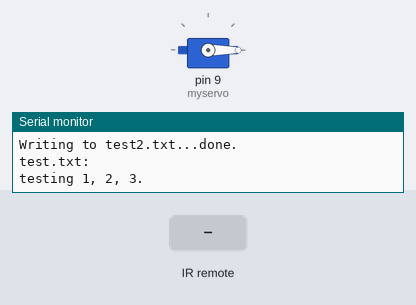
The sketch below on a simulated Arduino Uno, built with avr-gcc and run on an emulated ATmega328P. Parts: servo, the last lines printed to the serial monitor. The inputs (shaded band) are chosen by the test bench. The local clock reads 2024-03-15 10:24:30 at power-on unless the sketch sets it; storage starts empty.

Above: at 1.2 s.
1.3 s: infrared code 0x2ADE08A3 received
At 2.08 s:
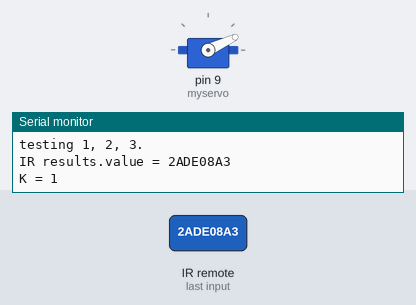
At 2.68 s:
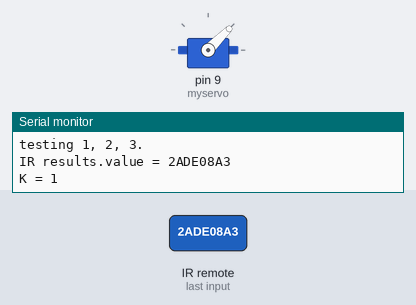
4.3 s: infrared code 0x20DF48B7 received
At 4.49 s:
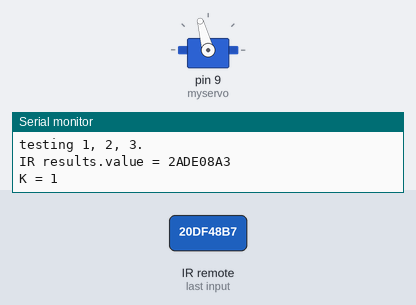
7.3 s: infrared code 0x20DF8877 received
10.3 s: infrared code 0x7F613A3B received
Timing chart, 0 to 14.3 s (numbered marks = the images above; inputs shaded):
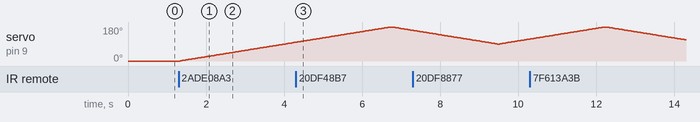

The sketch:

rout.ino
```cpp
#include "IRremote.h"
#include <Servo.h>
#include <SD.h>


File myFile;

//вход ик приёмника к А0
const int IR_PIN = A0;
// Переменная 'k' для хранения команды с пульта
int k = 0;

//создаём объект ик приёмника
IRrecv irrecv(IR_PIN);

Servo myservo;  // create servo object to control a servo
                // twelve servo objects can be created on most boards
// Переменная 'pos' для хранения текущей позиции сервы
int pos = 0;    // variable to store the servo position


////////////////////////////////////////////////////////////////////////////
#include <DS1302.h>
//   http://datasheets.maximintegrated.com/en/ds/DS1302.pdf
const int kCePin   = 5;  // Chip Enable
const int kIoPin   = 6;  // Input/Output
const int kSclkPin = 7;  // Serial Clock

// Create a DS1302 object.
DS1302 rtc(kCePin, kIoPin, kSclkPin);

String dayAsString(const Time::Day day) {
  switch (day) {
    case Time::kSunday: return "Sunday";
    case Time::kMonday: return "Monday";
    case Time::kTuesday: return "Tuesday";
    case Time::kWednesday: return "Wednesday";
    case Time::kThursday: return "Thursday";
    case Time::kFriday: return "Friday";
    case Time::kSaturday: return "Saturday";
  }
  return "(unknown day)";
}
Time t_old = rtc.time();
////////////////////////////////////////////////////////////////////////////

// Миллисекунды
unsigned long mtime = 0;
unsigned period = 55000;


void setup (){
  Serial.begin(115200);
  Serial.println("ready");
  //начинаем прослушивание ик сигналов
  irrecv.enableIRIn();
  myservo.attach(9);  // attaches the servo on pin 9 to the servo object
  myservo.write(pos);
  ///////////////////////////////////////////////////
  rtc.writeProtect(false);
  rtc.halt(false);

  // Make a new time object to set the date and time.
  // Sunday, September 22, 2013 at 01:38:50.

  // Set the time and date on the chip.
  //Time t(2015, 1, 16, 14, 01, 00, Time::kThursday);
  //rtc.time(t);
  ///////////////////////////////////////////////////


  Serial.print("Initializing SD card...");
  // On the Ethernet Shield, CS is pin 4. It's set as an output by default.
  // Note that even if it's not used as the CS pin, the hardware SS pin
  // (10 on most Arduino boards, 53 on the Mega) must be left as an output
  // or the SD library functions will not work.
  // pinMode(10, OUTPUT);

  if (!SD.begin(4)) {
    Serial.println("initialization failed!");
    return;
  }
  Serial.println("initialization done.");

  // open the file. note that only one file can be open at a time,
  // so you have to close this one before opening another.
  myFile = SD.open("test2.txt", FILE_WRITE);

  // if the file opened okay, write to it:
  if (myFile) {
    Serial.print("Writing to test2.txt...");
    myFile.println("testing 1, 2, 3.");
	// close the file:
    myFile.close();
    Serial.println("done.");
  } else {
    // if the file didn't open, print an error:
    Serial.println("error opening test2.txt");
  }

  // re-open the file for reading:
  myFile = SD.open("test2.txt");
  if (myFile) {
    Serial.println("test.txt:");

    // read from the file until there's nothing else in it:
    while (myFile.available()) {
    	Serial.write(myFile.read());
    }
    // close the file:
    myFile.close();
  } else {
  	// if the file didn't open, print an error:
    Serial.println("error opening test2.txt");
  }
}

void loop() {
 //в results будут помещаться принятые и
 //декодированные ик команды
 decode_results results;
 //Если ик команда принята и успешно декодирована -
 //выводим полученный код в сириал монитор
 if (irrecv.decode(&results)) {
  Serial.print("IR results.value = ");
  Serial.println(results.value, HEX);
  // коды кнопок
  switch (results.value) {
    case 0x2ADE08A3:
      k = 1;
      break;
    case 0x20DF8877:
      k = 1;
      break;
    case 0x20DF48B7:
      k = 2;
      break;
    case 0x7F613A3B:
      k = 2;
      break;
    case 0x42C7C05B:
      k = 2;
      break;
    case 0x20DF40BF:
      k = 21;
      break;
    case 0x9E0A10FF:
      k = 21;
      break;
    case 0xC3DAC5B2:
      k = 21;
      break;
    case 0xD55F5981:
      k = 21;
      break;
    case 0x1FE40BF:
      k = 21;
      break;
    case 0x8EEF4B83:
      k = 22;
      break;
    case 0x20DFC03F:
      k = 22;
      break;
    case 0x1FE58A7:
      k = 22;
      break;
    case 0xE7D0D303:
      k = 7;
      break;
    case 0x20DFE817:
      k = 7;
      break;


  }
  Serial.print("K = ");
  Serial.println(k);
  switch (k) {
    case 22:
      run(pos+10);
    break;
    case 21:
    run(pos-10);
    break;
    case 7:
      run(0);
    break;
    case 2:
      run(90);
    break;
    case 1:
      run(180);
    break;
  }
  Serial.print("POS = ");
  Serial.println(pos);
  k = 0;
  irrecv.resume();

 }
// Работаем с микросекундами

// Микросекунды закончились


// Работаем с часовым механизмом

  Time t = rtc.time();
  if (t.sec==t_old.sec) {
  } else {
    t_old=t;
    const String day = dayAsString(t.day);
    // Format the time and date and insert into the temporary buffer.
    char buf[50];
    snprintf(buf, sizeof(buf), "%s %04d-%02d-%02d %02d:%02d:%02d",
           day.c_str(),
           t.yr, t.mon, t.date,
           t.hr, t.min, t.sec);
     // Print the formatted string to serial so we can see the time.
  //   Serial.println(buf);
  // Каждые 5 секунд
    if (t.sec % 5==0) {
      if (millis()-mtime>=period){
        run(pos+10);
        Serial.print("mtime = ");
        Serial.println(mtime);
        Serial.println(buf);
      }


  //    run(t.sec*2);
   //   Serial.println(k);
    //  k = 0;
    }
    if (t.sec==20) {
      // run(0);
    }

  }
// Часы закончились

  //Serial.println(Time);
  //delay (50);
  //k += 1;
  // Конец общего цикла
}

// процедура медленного поворота
void run(int n_pos)
{
  //Serial.println("RUN");
  //Serial.println(n_pos);
  if (n_pos>pos) {
    for (int i=pos; i <= n_pos; i++){
      pos = i;
      myservo.write(pos);
      delay(30);
    }
  } else {
    for (int i=pos; i >= n_pos; i--){
      pos = i;
      myservo.write(pos);
      delay(30);
    }
  }
  if (pos>180) pos = 180;
  if (pos<0) pos = 0;
  Serial.print("run POS = ");
  Serial.println(pos);
  // Делаю отсечку времени
  mtime = millis();
  Serial.print("run mtime = ");
  Serial.print(mtime);
  Serial.print("     ");
  Serial.println(period);


}
```

Measured:
- after the input at 1.3 s, servo on pin 9 (myservo): moves from 0° to 99° over 2.9 s, starting at once
